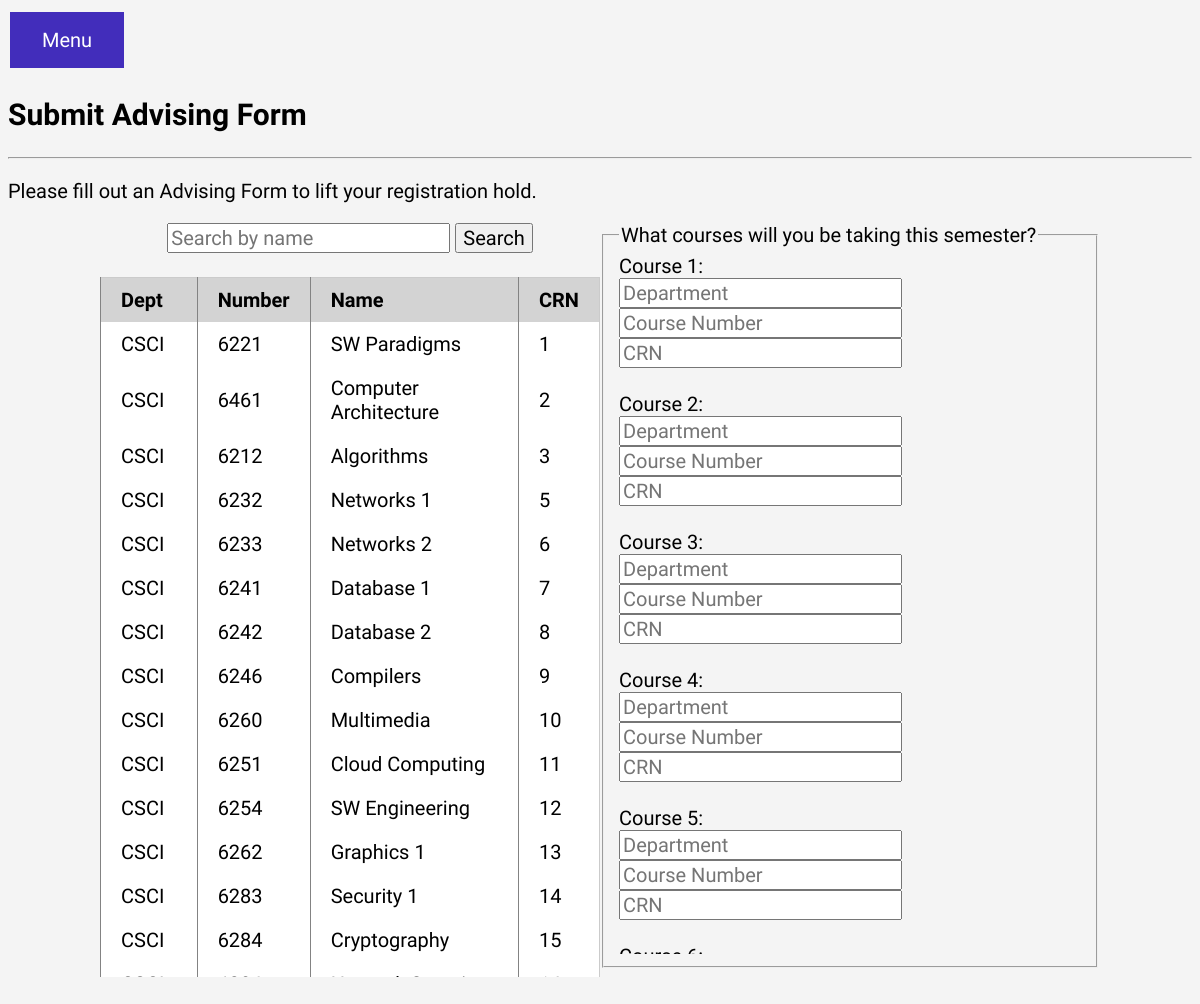
Page /submit-adv-form.php (signed in) on the committed database.
### tables this page shows
CREATE TABLE course (
  crn int(10) auto_increment,
  dept varchar(20),
  name varchar(40),
  credits int(1),
  prereq1 varchar(20),
  prereq2 varchar(20),
  semester varchar(6),
  year int(4),
  section int(2),
  day varchar(20),
  tme varchar(20),
  instructor int(8),
  location int(6),
  courseno int(4),
  PRIMARY KEY (crn),
  foreign key (instructor) references user(uid),
  foreign key (location) references room(roomid)
);

### submit-adv-form.php (the view, shortened to what this page needs)
<!DOCTYPE html>
<html lang="en">
<head>
    <link rel = "stylesheet" type="text/css" href="style.css"/>
</head>
<?php
    $conn = mysqli_connect("localhost", "ARGv", "CSCI2541_sp19", "ARGv");
?>
<body>
    <div style="display: inline-block;" class="menu-button">
        <form action="menu.php"><input type="submit" value="Menu"/></form>
    </div>
    <h2>Submit Advising Form</h2>
    <hr>
    <p>Please fill out an Advising Form to lift your registration hold.</p>
    <div id="wrap">
        <div id="left_col">
            <div style="text-align: center;">
                <form method="post" action="submit-adv-form.php">
                    <input type="text" name="search" placeholder="Search by name"/>
                    <input type="submit" value="Search"/>
                </form>
            </div>
            <br>
            <div style="overflow-y: auto; height: 700px;">
<?php
    $search = $_POST['search'];
    if(is_null($search)) {
        $query = "select * FROM course where semester='spring' and year=2019";
        $result = mysqli_query($conn, $query);
        echo "<table>";
        echo "<thead><tr><th>Dept</th><th>Number</th><th>Name</th><th>CRN</th></tr></thead>";
        while($row = $result->fetch_assoc()) {
            echo "<tr>";
            echo "<td>" . $row["dept"] . "</td>";
            echo "<td>" . $row["courseno"] . "</td>";
            echo "<td>" . $row["name"] . "</td>";
            echo "<td>" . $row["crn"] . "</td>";
            echo "</tr>";
        }
        echo "</table>";
    }
?>
    </div></div>
    <div id="right_col">
        <fieldset>
        <legend>What courses will you be taking this semester?</legend>
        <div style="overflow-y: auto; height: 700px;">
        <form method="post">
            Course 1: <br/>
            <input type="text" name="dept1" placeholder="Department" />
            <input type="text" name="cno1" placeholder="Course Number"/>
            <input type="text" name="crn1" placeholder="CRN"/><br><br>
            Course 2: <br/>
            <input type="text" name="dept2" placeholder="Department" />
            <input type="text" name="cno2" placeholder="Course Number"/>
            <input type="text" name="crn2" placeholder="CRN"/><br><br>
            Course 3: <br/>
            <input type="text" name="dept3" placeholder="Department" />
            <input type="text" name="cno3" placeholder="Course Number"/>
            <input type="text" name="crn3" placeholder="CRN"/><br><br>
            Course 4: <br/>
            <input type="text" name="dept4" placeholder="Department" />
            <input type="text" name="cno4" placeholder="Course Number"/>
            <input type="text" name="crn4" placeholder="CRN"/><br><br>
            Course 5: <br/>
            <input type="text" name="dept5" placeholder="Department" />
            <input type="text" name="cno5" placeholder="Course Number"/>
            <input type="text" name="crn5" placeholder="CRN"/><br><br>
            Course 6: <br/>
            <input type="text" name="crn6" placeholder="CRN"/><br><br>
            <input type="submit" value="Submit for Approval" name="submit" /><br/><br/>
        </form>
        </div>
        </fieldset>
        </div>
    </div>
</body>
</html>

### style.css (style rules this page uses)
:root { --main-color: #422dbb; --main-font: 'Libre Franklin', sans-serif; }
* { box-sizing: border-box; }
body { font-family: var(--main-font); background-color: #f4f4f4; font-size: 20px; }
input[type=submit], input[type=text], input[type=number], input[type=password], input[type=email] { font-family: var(--main-font); font-size: 20px; }
table { border: 1px solid #cbcbcb; border-collapse: collapse; border-spacing: 0; font-family: var(--main-font); background-color: white; }
table td, table th { border-left: 1px solid #838383; border-width: 0 0 0 1px; margin: 0; padding: 0.5em 1em; }
thead { background-color: #d3d3d3; color: #000; text-align: left; vertical-align: bottom; }
.menu-button input[type=submit] { background-color: var(--main-color); border: none; color: white; padding: 16px 32px; text-decoration: none; margin: 4px 2px; font-size: 20px; }

### submit-adv-form.php (style rules this page uses)
#wrap { width:1000px; margin:0 auto; }
#left_col { float:left; width:500px; }
#right_col { float:right; width:500px; }

### rows in the picture
course: dept "CSCI", courseno "6221", name "SW Paradigms", crn "1"
course: dept "CSCI", courseno "6461", name "Computer Architecture", crn "2"
course: dept "CSCI", courseno "6212", name "Algorithms", crn "3"
course: dept "CSCI", courseno "6232", name "Networks 1", crn "5"
course: dept "CSCI", courseno "6233", name "Networks 2", crn "6"
course: dept "CSCI", courseno "6241", name "Database 1", crn "7"
course: dept "CSCI", courseno "6242", name "Database 2", crn "8"
course: dept "CSCI", courseno "6246", name "Compilers", crn "9"
course: dept "CSCI", courseno "6260", name "Multimedia", crn "10"
course: dept "CSCI", courseno "6251", name "Cloud Computing", crn "11"
course: dept "CSCI", courseno "6254", name "SW Engineering", crn "12"
course: dept "CSCI", courseno "6262", name "Graphics 1", crn "13"
course: dept "CSCI", courseno "6283", name "Security 1", crn "14"
course: dept "CSCI", courseno "6284", name "Cryptography", crn "15"
